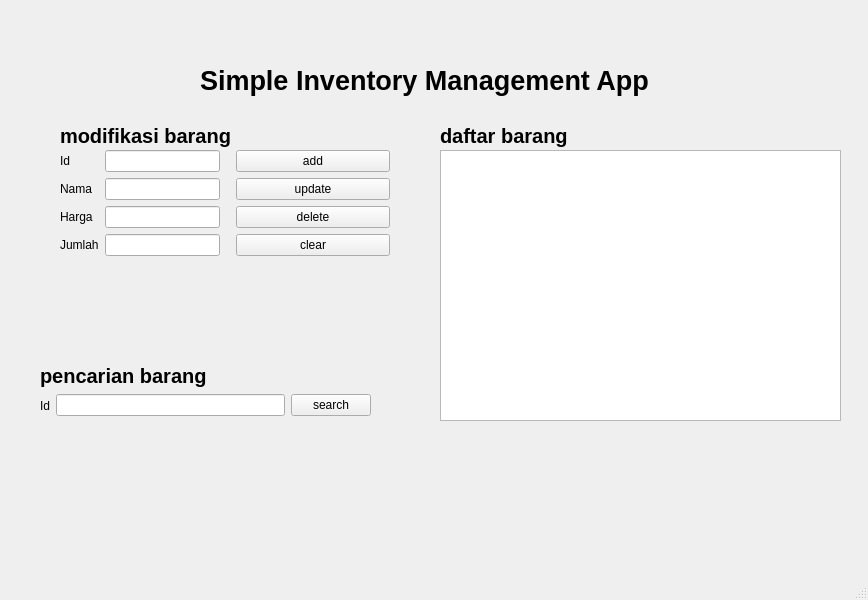
<?xml version="1.0" encoding="UTF-8"?>
<ui version="4.0">
 <class>MainWindow</class>
 <widget class="QMainWindow" name="MainWindow">
  <property name="geometry">
   <rect>
    <x>0</x>
    <y>0</y>
    <width>868</width>
    <height>600</height>
   </rect>
  </property>
  <property name="windowTitle">
   <string>MainWindow</string>
  </property>
  <widget class="QWidget" name="centralwidget">
   <widget class="QWidget" name="formLayoutWidget">
    <property name="geometry">
     <rect>
      <x>230</x>
      <y>150</y>
      <width>160</width>
      <height>161</height>
     </rect>
    </property>
    <layout class="QFormLayout" name="actionButtonsLayout">
     <item row="0" column="1">
      <widget class="QPushButton" name="btnAddItem">
       <property name="text">
        <string>add</string>
       </property>
      </widget>
     </item>
     <item row="1" column="1">
      <widget class="QPushButton" name="btnUpdateItem">
       <property name="text">
        <string>update</string>
       </property>
      </widget>
     </item>
     <item row="2" column="1">
      <widget class="QPushButton" name="btnDeleteItem">
       <property name="text">
        <string>delete</string>
       </property>
      </widget>
     </item>
     <item row="3" column="1">
      <widget class="QPushButton" name="btnClearFields">
       <property name="text">
        <string>clear</string>
       </property>
      </widget>
     </item>
    </layout>
   </widget>
   <widget class="QWidget" name="formLayoutWidget_2">
    <property name="geometry">
     <rect>
      <x>60</x>
      <y>150</y>
      <width>160</width>
      <height>204</height>
     </rect>
    </property>
    <layout class="QFormLayout" name="formLayout_modifikasiBarang">
     <item row="0" column="0">
      <widget class="QLabel" name="id_label">
       <property name="text">
        <string>Id</string>
       </property>
      </widget>
     </item>
     <item row="0" column="1">
      <widget class="QLineEdit" name="lineEditId">
       <property name="text">
        <string/>
       </property>
      </widget>
     </item>
     <item row="1" column="0">
      <widget class="QLabel" name="nama_label">
       <property name="text">
        <string>Nama</string>
       </property>
      </widget>
     </item>
     <item row="1" column="1">
      <widget class="QLineEdit" name="lineEditName">
       <property name="text">
        <string/>
       </property>
      </widget>
     </item>
     <item row="2" column="0">
      <widget class="QLabel" name="price_label">
       <property name="text">
        <string>Harga</string>
       </property>
      </widget>
     </item>
     <item row="2" column="1">
      <widget class="QLineEdit" name="lineEditPrice">
       <property name="text">
        <string/>
       </property>
      </widget>
     </item>
     <item row="3" column="0">
      <widget class="QLabel" name="quantity_label">
       <property name="text">
        <string>Jumlah</string>
       </property>
      </widget>
     </item>
     <item row="3" column="1">
      <widget class="QLineEdit" name="lineEditQuantity">
       <property name="text">
        <string/>
       </property>
      </widget>
     </item>
    </layout>
   </widget>
   <widget class="QLabel" name="appTitle_label">
    <property name="geometry">
     <rect>
      <x>200</x>
      <y>50</y>
      <width>461</width>
      <height>61</height>
     </rect>
    </property>
    <property name="font">
     <font>
      <pointsize>20</pointsize>
      <weight>75</weight>
      <bold>true</bold>
     </font>
    </property>
    <property name="text">
     <string>Simple Inventory Management App</string>
    </property>
   </widget>
   <widget class="QTableWidget" name="tableWidget">
    <property name="geometry">
     <rect>
      <x>440</x>
      <y>150</y>
      <width>401</width>
      <height>271</height>
     </rect>
    </property>
   </widget>
   <widget class="QLabel" name="daftarBarang_label">
    <property name="geometry">
     <rect>
      <x>440</x>
      <y>120</y>
      <width>461</width>
      <height>31</height>
     </rect>
    </property>
    <property name="font">
     <font>
      <pointsize>15</pointsize>
      <weight>75</weight>
      <bold>true</bold>
     </font>
    </property>
    <property name="text">
     <string>daftar barang</string>
    </property>
   </widget>
   <widget class="QWidget" name="horizontalLayoutWidget">
    <property name="geometry">
     <rect>
      <x>40</x>
      <y>390</y>
      <width>331</width>
      <height>31</height>
     </rect>
    </property>
    <layout class="QHBoxLayout" name="horizontalLayout">
     <item>
      <widget class="QLabel" name="searchId_label">
       <property name="text">
        <string>Id</string>
       </property>
      </widget>
     </item>
     <item>
      <widget class="QLineEdit" name="lineEditSearchId">
       <property name="text">
        <string/>
       </property>
      </widget>
     </item>
     <item>
      <widget class="QPushButton" name="btnSearchItem">
       <property name="text">
        <string>search</string>
       </property>
      </widget>
     </item>
    </layout>
   </widget>
   <widget class="QLabel" name="pencarianBarang_label">
    <property name="geometry">
     <rect>
      <x>40</x>
      <y>360</y>
      <width>181</width>
      <height>31</height>
     </rect>
    </property>
    <property name="font">
     <font>
      <pointsize>15</pointsize>
      <weight>75</weight>
      <bold>true</bold>
     </font>
    </property>
    <property name="text">
     <string>pencarian barang</string>
    </property>
   </widget>
   <widget class="QLabel" name="modifikasiBarang_label">
    <property name="geometry">
     <rect>
      <x>60</x>
      <y>120</y>
      <width>461</width>
      <height>31</height>
     </rect>
    </property>
    <property name="font">
     <font>
      <pointsize>15</pointsize>
      <weight>75</weight>
      <bold>true</bold>
     </font>
    </property>
    <property name="text">
     <string>modifikasi barang</string>
    </property>
   </widget>
   <zorder>tableWidget</zorder>
   <zorder>formLayoutWidget</zorder>
   <zorder>formLayoutWidget_2</zorder>
   <zorder>appTitle_label</zorder>
   <zorder>daftarBarang_label</zorder>
   <zorder>horizontalLayoutWidget</zorder>
   <zorder>pencarianBarang_label</zorder>
   <zorder>modifikasiBarang_label</zorder>
  </widget>
  <widget class="QMenuBar" name="menubar">
   <property name="geometry">
    <rect>
     <x>0</x>
     <y>0</y>
     <width>868</width>
     <height>24</height>
    </rect>
   </property>
  </widget>
  <widget class="QStatusBar" name="statusbar"/>
 </widget>
 <resources/>
 <connections/>
</ui>
